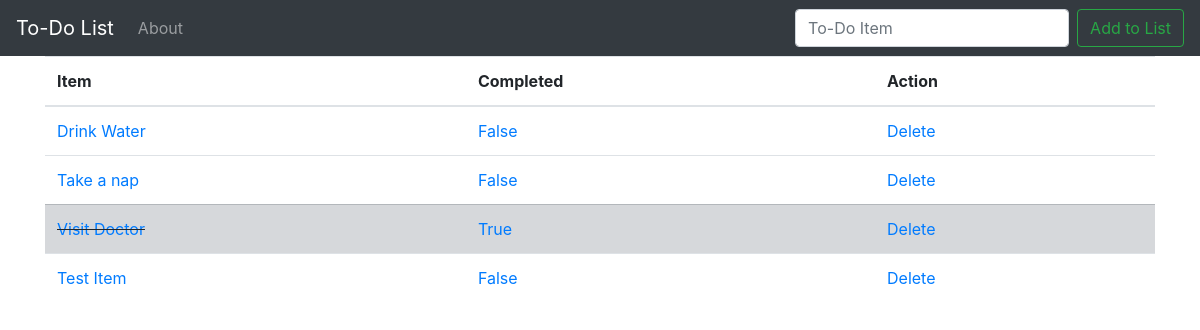
Before: / with the older database file.
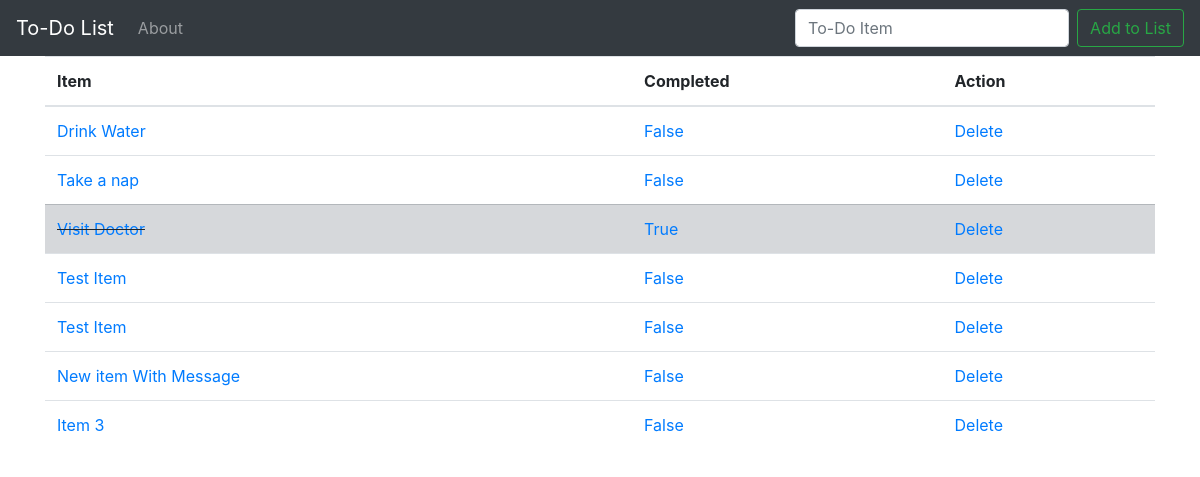
After: the same page with the newer database file.
### todo_list/models.py (models this page shows, shortened)
class List(models.Model):
    item = models.CharField(max_length=200)
    completed = models.BooleanField(default=False)

### todo_list/views.py (the view)
# urls.py: url('', views.home, name='home'),
def home(request):
    if request.method == 'POST':
        form = ListForm(request.POST or None)
        if form.is_valid():
            form.save()
            todo_lists = List.objects.all
            messages.success(request, ('Item SuccessFully Added to List!'))
            return render(request, 'home.html', {'todo_lists': todo_lists})
    else:
        todo_lists = List.objects.all
        return render(request, 'home.html', {'todo_lists': todo_lists})

### todo_list/templates/home.html (shortened to what this page needs)
{% extends 'header.html' %}
{% block content %}
<table class="table">
<thead>
    <tr>
    <th scope="col">Item</th>
    <th scope="col">Completed</th>
    <th scope="col">Action</th>
    </tr>
</thead>
<tbody>
    {% if todo_lists %}
        {% for i in todo_lists %}
            {% if i.completed %}
                <tr class="table-secondary">
                    <td class="strike"> <a href="{% url 'edit' i.id %}">{{ i.item }}</a> </td>
                    <td><a href="{% url 'updatestatus' i.id 0 %}"> {{ i.completed }} </a></td>
                    <td><a href="{% url 'delete' i.id %}">Delete</a></td>
                </tr>
            {% else %}
                <tr>
                    <td> <a href="{% url 'edit' i.id %}">{{ i.item }}</a> </td>
                    <td><a href="{% url 'updatestatus' i.id 1 %}"> {{ i.completed }} </a></td>
                    <td><a href="{% url 'delete' i.id %}">Delete</a></td>
                </tr>
            {% endif %}
        {% endfor %}
    {% endif %}
</tbody>
</table>
{% endblock %}

Changed rows visible on the page:
added List: item "Test Item", completed "False"
added List: item "New item With Message", completed "False"
added List: item "Item 3", completed "False"
